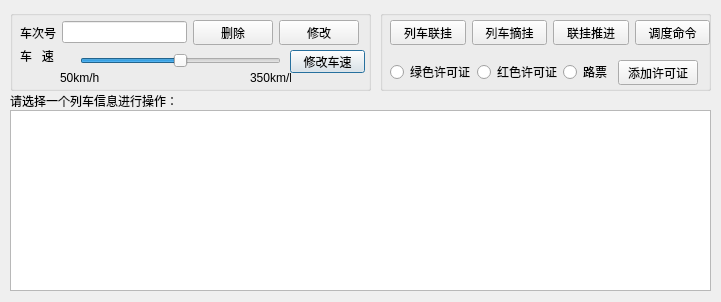
<?xml version="1.0" encoding="UTF-8"?>
<ui version="4.0">
 <class>CTrainMonitorDlg</class>
 <widget class="QDialog" name="CTrainMonitorDlg">
  <property name="geometry">
   <rect>
    <x>0</x>
    <y>0</y>
    <width>721</width>
    <height>302</height>
   </rect>
  </property>
  <property name="windowTitle">
   <string>列车监控窗口</string>
  </property>
  <property name="windowIcon">
   <iconset resource="Pic.qrc">
    <normaloff>:/Pictures/icon.png</normaloff>:/Pictures/icon.png</iconset>
  </property>
  <property name="styleSheet">
   <string notr="true"/>
  </property>
  <widget class="QGroupBox" name="groupBox">
   <property name="geometry">
    <rect>
     <x>10</x>
     <y>10</y>
     <width>361</width>
     <height>81</height>
    </rect>
   </property>
   <property name="title">
    <string/>
   </property>
   <widget class="QPushButton" name="speedButton">
    <property name="geometry">
     <rect>
      <x>280</x>
      <y>40</y>
      <width>75</width>
      <height>23</height>
     </rect>
    </property>
    <property name="text">
     <string>修改车速</string>
    </property>
   </widget>
   <widget class="QLabel" name="label_11">
    <property name="geometry">
     <rect>
      <x>50</x>
      <y>60</y>
      <width>41</width>
      <height>16</height>
     </rect>
    </property>
    <property name="text">
     <string>50km/h</string>
    </property>
   </widget>
   <widget class="QSlider" name="horizontalSlider">
    <property name="geometry">
     <rect>
      <x>70</x>
      <y>40</y>
      <width>201</width>
      <height>22</height>
     </rect>
    </property>
    <property name="maximum">
     <number>150</number>
    </property>
    <property name="value">
     <number>75</number>
    </property>
    <property name="orientation">
     <enum>Qt::Horizontal</enum>
    </property>
   </widget>
   <widget class="QLabel" name="label_10">
    <property name="geometry">
     <rect>
      <x>10</x>
      <y>40</y>
      <width>54</width>
      <height>12</height>
     </rect>
    </property>
    <property name="text">
     <string>车   速</string>
    </property>
   </widget>
   <widget class="QLabel" name="label_12">
    <property name="geometry">
     <rect>
      <x>240</x>
      <y>60</y>
      <width>41</width>
      <height>16</height>
     </rect>
    </property>
    <property name="text">
     <string>350km/h</string>
    </property>
   </widget>
   <widget class="QLabel" name="label_14">
    <property name="geometry">
     <rect>
      <x>150</x>
      <y>60</y>
      <width>41</width>
      <height>16</height>
     </rect>
    </property>
    <property name="text">
     <string/>
    </property>
   </widget>
   <widget class="QWidget" name="layoutWidget">
    <property name="geometry">
     <rect>
      <x>10</x>
      <y>10</y>
      <width>339</width>
      <height>25</height>
     </rect>
    </property>
    <layout class="QHBoxLayout" name="horizontalLayout_2">
     <item>
      <widget class="QLabel" name="label">
       <property name="styleSheet">
        <string notr="true"/>
       </property>
       <property name="text">
        <string>车次号</string>
       </property>
      </widget>
     </item>
     <item>
      <widget class="QLineEdit" name="lineEdit"/>
     </item>
     <item>
      <widget class="QPushButton" name="delButton">
       <property name="text">
        <string>删除</string>
       </property>
      </widget>
     </item>
     <item>
      <widget class="QPushButton" name="pushButton">
       <property name="text">
        <string>修改</string>
       </property>
      </widget>
     </item>
    </layout>
   </widget>
  </widget>
  <widget class="QLabel" name="label_13">
   <property name="geometry">
    <rect>
     <x>10</x>
     <y>90</y>
     <width>171</width>
     <height>21</height>
    </rect>
   </property>
   <property name="text">
    <string>请选择一个列车信息进行操作：</string>
   </property>
  </widget>
  <widget class="QTableView" name="tableView">
   <property name="geometry">
    <rect>
     <x>10</x>
     <y>110</y>
     <width>701</width>
     <height>181</height>
    </rect>
   </property>
  </widget>
  <widget class="QGroupBox" name="groupBox_2">
   <property name="geometry">
    <rect>
     <x>380</x>
     <y>10</y>
     <width>331</width>
     <height>81</height>
    </rect>
   </property>
   <property name="title">
    <string/>
   </property>
   <widget class="QWidget" name="layoutWidget">
    <property name="geometry">
     <rect>
      <x>10</x>
      <y>10</y>
      <width>320</width>
      <height>25</height>
     </rect>
    </property>
    <layout class="QHBoxLayout" name="horizontalLayout_8">
     <item>
      <widget class="QPushButton" name="lianguaButton">
       <property name="text">
        <string>列车联挂</string>
       </property>
      </widget>
     </item>
     <item>
      <widget class="QPushButton" name="zhaiguaButton">
       <property name="text">
        <string>列车摘挂</string>
       </property>
      </widget>
     </item>
     <item>
      <widget class="QPushButton" name="lgtjButton">
       <property name="text">
        <string>联挂推进</string>
       </property>
      </widget>
     </item>
     <item>
      <widget class="QPushButton" name="ddmlButton">
       <property name="text">
        <string>调度命令</string>
       </property>
      </widget>
     </item>
    </layout>
   </widget>
   <widget class="QWidget" name="layoutWidget">
    <property name="geometry">
     <rect>
      <x>10</x>
      <y>50</y>
      <width>308</width>
      <height>25</height>
     </rect>
    </property>
    <layout class="QHBoxLayout" name="horizontalLayout">
     <item>
      <widget class="QRadioButton" name="radioButton1">
       <property name="text">
        <string>绿色许可证</string>
       </property>
      </widget>
     </item>
     <item>
      <widget class="QRadioButton" name="radioButton2">
       <property name="text">
        <string>红色许可证</string>
       </property>
      </widget>
     </item>
     <item>
      <widget class="QRadioButton" name="radioButton3">
       <property name="text">
        <string>路票</string>
       </property>
      </widget>
     </item>
     <item>
      <widget class="QPushButton" name="pushButton_2">
       <property name="text">
        <string>添加许可证</string>
       </property>
      </widget>
     </item>
    </layout>
   </widget>
  </widget>
 </widget>
 <resources>
  <include location="Pic.qrc"/>
 </resources>
 <connections/>
</ui>
